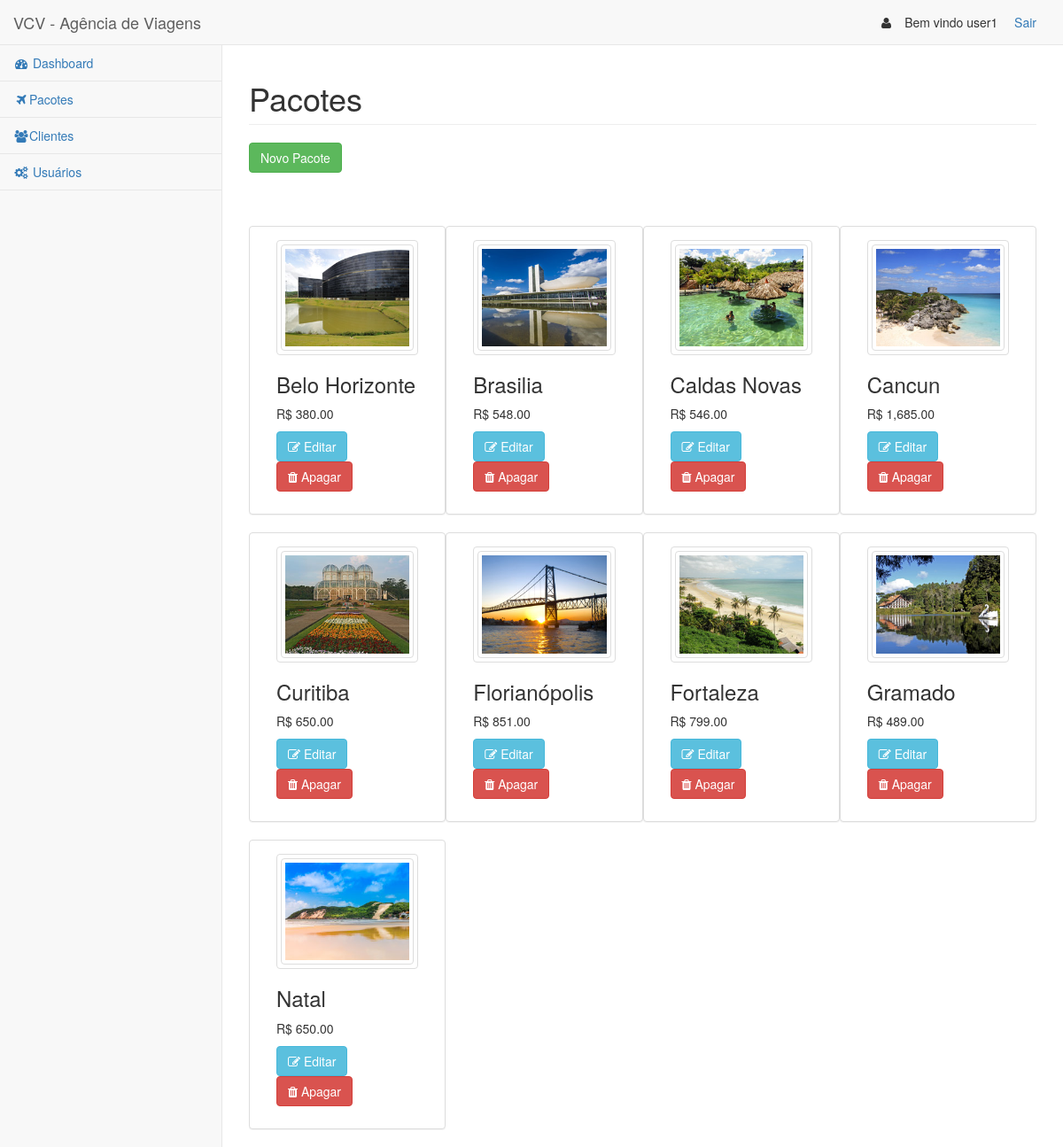
The page /portal/pacote/index.php (signed in) on the database its author committed.
### tables this page shows
CREATE TABLE `pac_pacotes` (
  `pac_id` int(11) NOT NULL AUTO_INCREMENT,
  `pac_nome` varchar(100) NOT NULL,
  `pac_descricao` longtext NOT NULL,
  `pac_url_foto` varchar(255) DEFAULT NULL,
  `pac_valor` double NOT NULL,
  PRIMARY KEY (`pac_id`),
  UNIQUE KEY `pac_nome` (`pac_nome`)
);

### Application/Controller/ApplicationController.php (called while the page is built, shortened)
<?php
abstract class ApplicationController {
    protected $atributos = array();
    public function __get($key) {
        return $this->atributos[$key];
    }
    public function __set($key, $value) {
        $this->atributos[$key] = $value;
    }
    public function getUsername() {
        $auth = new Auth();
        return $auth->getUsername();
    }
    public function displayHeader() {
        include LAYOUT_PATH . "_header.phtml";
    }
    public function displayContent($template) {
        include TEMPLATE_PATH . $template . ".phtml";
    }
    public function displayFooter() {
        include LAYOUT_PATH . "_footer.phtml";
    }
    public function generateURL($dest) {
        return PAGE_URL . $dest;
    }
    public function generateURLResouce($dest) {
        return RESOURCE_URL . $dest;
    }
    public function generateURLImage($filename) {
        return RESOURCE_URL . "images/" . $filename;
    }
}

### portal/pacote/index.php (called while the page is built, shortened)
<?php
$applicationController = new PacoteController();;
$applicationController->indexAction();
$applicationController->displayHeader();
$applicationController->displayContent("pacote/index");
$applicationController->displayFooter();
?>

### Application/Model/Auth.php (called while the page is built, shortened)
<?php
class Auth {
    private $nomeSessao = "auth";
    private $username;
    public function __construct() {
        if (isset($_SESSION[$this->nomeSessao])) {
            $auth = $_SESSION[$this->nomeSessao];
            $this->username = $auth['username'];
        }
    }
    public function getUsername(){
        if($this->username != null){
            return $this->username;
        }
        return "Convidado";
    }
}

### Application/Controller/PacoteController.php (called while the page is built, shortened)
<?php
class PacoteController extends ApplicationController{
    public function indexAction() {
        $pacoteDAO = new PacoteDAO();
        $this->pacotes = $pacoteDAO->selectAll();
    }
}

### Application/Model/DAO/AbstractDAO.php (called while the page is built, shortened)
<?php
abstract class AbstractDAO {
    private $tableName;
    public function __construct($_tableName, $_identifier) {
        $this->tableName = $_tableName;
    }
    public function selectAll() {
        return $this->select("1");
    }
    public function select($where) {
        $bd = new ConexaoBD();
        $bd->conectar();
        $array_results = array();
        if ($bd) {
            $sql = "SELECT * FROM " . $this->tableName . " WHERE " . $where;
            $results = mysqli_query($bd->getConexao(), $sql);
            if ($results) {
                while ($row = mysqli_fetch_array($results)) {
                    array_push($array_results, $row);
                }
            }
        }
        return $array_results;
    }
}

### Application/Helper/ConexaoBD.php (called while the page is built, shortened)
<?php
class ConexaoBD {
    private $conexao;
    public function conectar() {
        if ($this->conexao == null) {
            $this->conexao = mysqli_connect(DATABASE_HOST, DATABASE_USER, DATABASE_PASSWORD) or print (mysql_error());
            mysqli_select_db($this->conexao, DATABASE_NAME) or print(mysql_error());
        }
    }
    public function getConexao(){
        return $this->conexao;
    }
}

### Application/Model/DAO/PacoteDAO.php (called while the page is built, shortened)
<?php
class PacoteDAO extends AbstractDAO {
    public function select($where) {
        $pacotes = array();
        foreach(parent::select($where) as $row) {
            $pacote = new Pacote();
            $pacote->setId($row[0]);
            $pacote->setNome($row[1]);
            $pacote->setDescricao($row[2]);
            $pacote->setURLFoto($row[3]);
            $pacote->setValor($row[4]);
            array_push($pacotes, $pacote);
        }
        return $pacotes;
    }
}

### Application/Model/Pacote.php (called while the page is built, shortened)
<?php
class Pacote {
    private $id;
    private $nome;
    private $url_foto;
    private $valor;
    public function setId($_id) {
        $this->id = $_id;
    }
    public function setNome($_nome) {
        $this->nome = addslashes($_nome);
    }
    public function setURLFoto($_url_foto) {
        $this->url_foto = addslashes($_url_foto);
    }
    public function setValor($_valor) {
        $this->valor = $_valor;
    }
    public function getId() {
        return $this->id;
    }
    public function getNome() {
        return $this->nome;
    }
    public function getURLFoto() {
        return $this->url_foto;
    }
    public function getValor() {
        return $this->valor;
    }
}

### Application/View/pacote/index.phtml (the view, shortened to what this page needs)
<div id="page-wrapper">
    <div class="row">
        <div class="col-lg-12">
            <h1 class="page-header">Pacotes</h1>
        </div>
        </div>
    <div class="row">
        <div class="col-lg-12">
            <a href ="<?= $this->generateURL('pacote/cadastrar.php') ?>" class ="btn btn-success">Novo Pacote</a>
        </div>
    </div>
    <div class="clearfix"><br /><br /><br /></div>
    <div class="row">
        <div class="col-lg-12">
            <?php if(count($this->pacotes)):?>
                <?php foreach($this->pacotes as $pacote):?>
                    <div class = "col-sm-6 col-md-3 col-xs-12 panel panel-default">
                        <div class="panel-body">
                            <div class = "thumbnail">
                                <a href ="<?= $this->generateURL('pacote/alterar.php?id=' . $pacote->getId()) ?>">
                                    <img class = "img-responsive img-thumbnail"
                                        src = "<?= $this->generateURLImage($pacote->getURLFoto())?>" alt = "<?=$pacote->getNome()?>">
                                </a>
                             </div>
                             <div class = "caption">
                                <h3><?=$pacote->getNome()?></h3>
                                <p>R$ <?=number_format($pacote->getValor(), 2)?></p>
                                <p>
                                     <a href ="<?= $this->generateURL('pacote/alterar.php?id=' . $pacote->getId()) ?>" class ="btn btn-info">
                                         <i class ="fa fa-edit"></i>&nbsp;Editar
                                     </a>
                                     <a href ="<?= $this->generateURL('pacote/deletar.php?id=' . $pacote->getId()) ?>" class ="btn btn-danger delete" data="<?=$pacote->getNome()?>">
                                         <i class ="fa fa-trash"></i>&nbsp;Apagar
                                     </a>
                                </p>
                             </div>
                        </div>
                    </div>
                <?php endforeach;?>
            <?php else:?>
            <h3>Sem pacotes cadastrados!</h3>
            <?php endif;?>
        </div>
    </div>
</div>

### Application/View/layout/_header.phtml (shortened to what this page needs)
<!DOCTYPE html>
<html lang="pt_BR">
<head>
    <link href="<?=$this->generateURLResouce('bower_components/bootstrap/dist/css/bootstrap.min.css')?>" rel="stylesheet">
    <link href="<?=$this->generateURLResouce('bower_components/metisMenu/dist/metisMenu.min.css')?>" rel="stylesheet">
    <link href="<?=$this->generateURLResouce('dist/css/timeline.css')?>" rel="stylesheet">
    <link href="<?=$this->generateURLResouce('dist/css/sb-admin-2.css')?>" rel="stylesheet">
    <link href="<?=$this->generateURLResouce('bower_components/morrisjs/morris.css')?>" rel="stylesheet">
    <link href="<?=$this->generateURLResouce('bower_components/font-awesome/css/font-awesome.min.css')?>" rel="stylesheet" type="text/css">
</head>
<body>
    <div id="wrapper">
        <nav class="navbar navbar-default navbar-static-top" role="navigation" style="margin-bottom: 0">
            <div class="navbar-header">
                <a class="navbar-brand" href="<?=$this->generateURL('dashboard/')?>">VCV - Agência de Viagens</a>
            </div>
            <ul class="nav navbar-top-links navbar-right">
                <li>
                    <i class="fa fa-user fa-fw"></i> &nbsp;&nbsp;Bem vindo <?=$this->getUsername()?>
                </li>
                <li>
                    <a  href="<?=$this->generateURL('login/logout.php')?>">Sair</a>
                </li>
            </ul>
            <div class="navbar-default sidebar" role="navigation">
                <div class="sidebar-nav navbar-collapse">
                    <ul class="nav" id="side-menu">
                        <li>
                            <a href="<?=$this->generateURL('dashboard/')?>"><i class="fa fa-dashboard fa-fw"></i> Dashboard</a>
                        </li>
                        <li>
                            <a href="<?=$this->generateURL('pacote/')?>"><i class="fa fa-plane fa-fw"></i>Pacotes</a>
                        </li>
                        <li>
                            <a href="<?=$this->generateURL('cliente/')?>"><i class="fa fa-users fa-fw"></i>Clientes</a>
                        </li>
                        <li>
                            <a href="<?=$this->generateURL('usuario/')?>"><i class="fa fa-cogs fa-fw"></i> Usuários</a>
                        </li>
                    </ul>
                </div>
            </div>
        </nav>

### Application/View/layout/_footer.phtml (shortened to what this page needs)
</body>
</html>

### rows shown on the page
pac_pacotes: pac_url_foto (picture), pac_nome "Belo Horizonte", pac_valor "380.00"
pac_pacotes: pac_url_foto (picture), pac_nome "Brasilia", pac_valor "548.00"
pac_pacotes: pac_url_foto (picture), pac_nome "Caldas Novas", pac_valor "546.00"
pac_pacotes: pac_url_foto (picture), pac_nome "Cancun", pac_valor "1,685.00"
pac_pacotes: pac_url_foto (picture), pac_nome "Curitiba", pac_valor "650.00"
pac_pacotes: pac_url_foto (picture), pac_nome "Florianópolis", pac_valor "851.00"
pac_pacotes: pac_url_foto (picture), pac_nome "Fortaleza", pac_valor "799.00"
pac_pacotes: pac_url_foto (picture), pac_nome "Gramado", pac_valor "489.00"
pac_pacotes: pac_url_foto (picture), pac_nome "Natal", pac_valor "650.00"

### other values the page prints
$this->getUsername() "user1"
